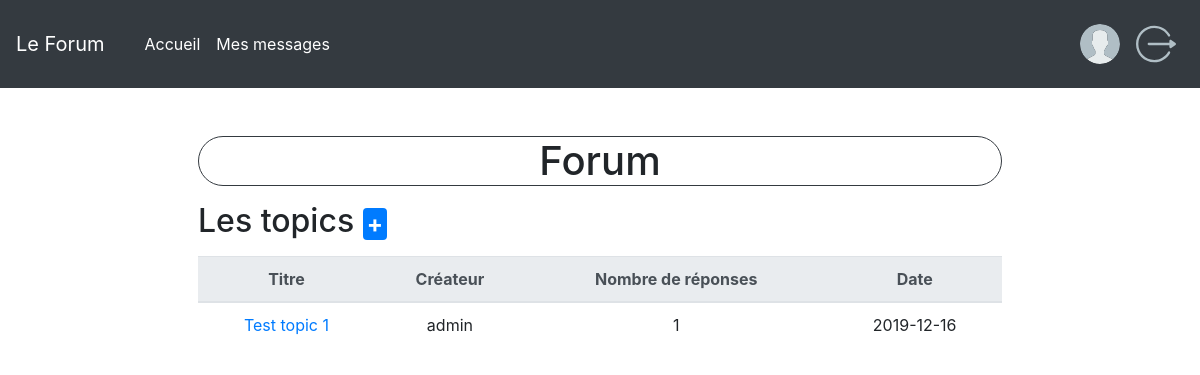
Page /topics.php?categ=jeux-videos on the committed database.
### tables this page shows
CREATE TABLE IF NOT EXISTS `topic` (
  `idTopic` int(11) NOT NULL AUTO_INCREMENT,
  `titreTopic` varchar(100) NOT NULL,
  `contenuTopic` text NOT NULL,
  `lastUserTopic` varchar(50) NOT NULL,
  `lastDateTopic` date NOT NULL,
  `idThemeTopic` int(11) NOT NULL,
  PRIMARY KEY (`idTopic`),
  KEY `fk_theme_topic` (`idThemeTopic`)
);

### Class/Topic.class.php (called while the page is built, shortened)
<?php
require_once("./class/Db.class.php");
class Topic
{
    public function getDataByTheme($theme)
    {
        $sql = 'SELECT * FROM topic AS tp INNER JOIN theme AS tm ON tp.idThemeTopic = tm.idTheme WHERE libelleTheme = ?';
        $db = new Db();
        return $db->ExecuteQuery($sql, $theme);
    }
}
?>

### Class/Db.class.php (called while the page is built, shortened)
<?php
class Db {
	public $bdd;
	public function __construct() {
		try
		{
			$this->bdd = new PDO('mysql:host=localhost;dbname=forum;charset=utf8', 'root', '');
		}
		catch(Exception $e)
		{
			die('Erreur : '.$e->getMessage());
		}
	}
	public function ExecuteQuery($sql, $param=null)
	{
		$req = $this->bdd->prepare($sql);
		$req->execute($param);
		return $req;
	}
}
?>

### Class/Post.class.php (called while the page is built, shortened)
<?php
require_once("./class/Db.class.php");
class Post
{
    public function getNbPosts($id)
    {
        $sql = 'SELECT COUNT(*) as NbPosts FROM post WHERE idTopicPost = ?';
        $db = new Db();
        return $db->ExecuteQuery($sql, $id);
    }
}
?>

### topics.php (the view, shortened to what this page needs)
<?php
include('./components/menu.php');
?>
<!DOCTYPE html>
<html lang="fr">
<head>
    <link rel="stylesheet" href="https://stackpath.bootstrapcdn.com/bootstrap/4.4.1/css/bootstrap.min.css">
</head>
<body>
    <div class="mx-auto p-5" style="width: 75%;">
        <h1 class="text-center mb-3 border border-dark rounded-pill">Forum</h1>
        <h2>Les topics
            <?php
                echo '<a class="badge badge-primary p-1" href="create_topic.php?id='. $_GET['id'] . '&categ=' . $_GET['categ'] .'">+</a>'
            ?>
        </h2>
        <div class="mt-3">
            <table class="table text-center">
                <thead class="thead-light">
                    <tr>
                      <th scope="col">Titre</th>
                      <th scope="col">Créateur</th>
                      <th scope="col">Nombre de réponses</th>
                      <th scope="col">Date</th>
                    </tr>
                </thead>
                <tbody>
                  <?php
                    require_once('./class/Topic.class.php');
                    require_once('./class/Post.class.php');
                    $topic = new Topic();
                    $theme = array ($_GET['categ']);
                    $lesTopics = $topic->getDataByTheme($theme);
                    while ($row = $lesTopics->fetch()): ?>
                        <tr>
                            <td>
                                <a href="./posts.php?idTopic=<?= $row['idTopic']; ?>"><?= $row['titreTopic']; ?></a>
                            </td>
                            <td><?= $row['lastUserTopic']; ?></td>
                            <td>
                                <?php
                                    $post = new Post();
                                    $lesPosts = $post->getNbPosts(array($row['idTopic']));
                                    $donnees = $lesPosts->fetch();
                                    echo $donnees['NbPosts'];
                                ?>
                            </td>
                            <td><?= $row['lastDateTopic']; ?></td>
                        </tr>
                    <?php endwhile; ?>
                </tbody>
            </table>
        </div>
    </div>
</body>
</html>

### rows in the picture
topic: titreTopic "Test topic 1", lastUserTopic "admin", NbPosts "1", lastDateTopic "2019-12-16"
